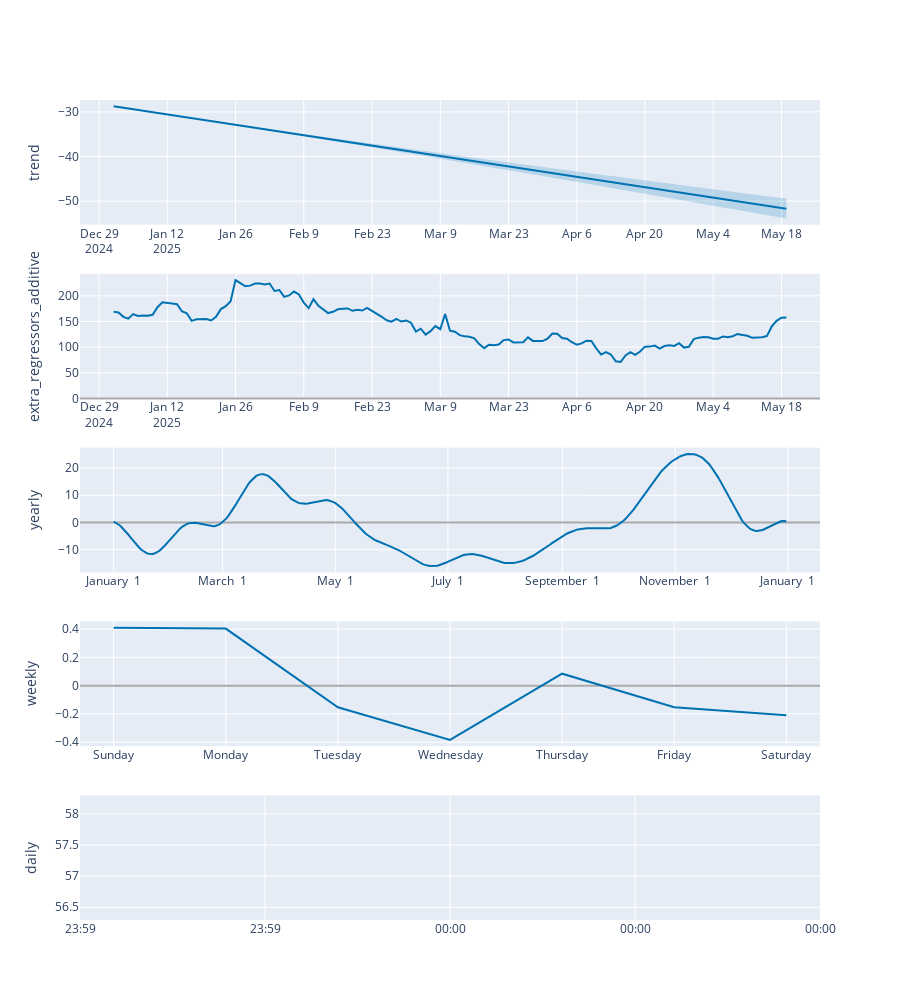

Write notebook code for a chart like this one.
### Code cell
# Python
from prophet.plot import plot_plotly, plot_components_plotly

plot_plotly(m, forecast)
plot_components_plotly(m, forecast)

### Figure 1 — Plotly figure (JSON) as saved in the notebook; plotly's stock layout.template omitted (floating-point values rounded to 4 significant figures; data arrays with more than 128 entries replaced by an {"elided": "..."} marker saying what was removed)
{"data": [{"line": {"color": "#0072B2", "width": 2}, "mode": "lines", "name": "trend", "type": "scatter", "x": {"elided": "139 str values"}, "xaxis": "x", "y": {"elided": "139 float values"}, "yaxis": "y"}, {"line": {"color": "rgba(0, 114, 178, 0.2)", "width": 0}, "mode": "lines", "name": "trend_upper", "type": "scatter", "x": {"elided": "139 str values"}, "xaxis": "x", "y": {"elided": "139 float values"}, "yaxis": "y"}, {"fill": "tonexty", "fillcolor": "rgba(0, 114, 178, 0.2)", "line": {"color": "rgba(0, 114, 178, 0.2)", "width": 0}, "mode": "lines", "name": "trend_lower", "type": "scatter", "x": {"elided": "139 str values"}, "xaxis": "x", "y": {"elided": "139 float values"}, "yaxis": "y"}, {"line": {"color": "#0072B2", "width": 2}, "mode": "lines", "name": "extra_regressors_additive", "type": "scatter", "x": {"elided": "139 str values"}, "xaxis": "x2", "y": {"elided": "139 float values"}, "yaxis": "y2"}, {"line": {"color": "#0072B2", "width": 2}, "mode": "lines", "name": "yearly", "type": "scatter", "x": {"elided": "365 str values"}, "xaxis": "x3", "y": {"elided": "365 float values"}, "yaxis": "y3"}, {"line": {"color": "#0072B2", "width": 2}, "mode": "lines", "name": "weekly", "type": "scatter", "x": ["2017-01-01T00:00:00.000000000", "2017-01-02T00:00:00.000000000", "2017-01-03T00:00:00.000000000", "2017-01-04T00:00:00.000000000", "2017-01-05T00:00:00.000000000", "2017-01-06T00:00:00.000000000", "2017-01-07T00:00:00.000000000"], "xaxis": "x4", "y": [0.4098, 0.4041, -0.153, -0.3839, 0.08478, -0.1525, -0.2092], "yaxis": "y4"}, {"line": {"color": "#0072B2", "width": 2}, "mode": "lines", "name": "daily", "type": "scatter", "x": ["2017-01-01T00:00:00.000000000"], "xaxis": "x5", "y": [57.3], "yaxis": "y5"}], "layout": {"height": 1000, "showlegend": false, "width": 900, "xaxis": {"anchor": "y", "domain": [0, 1], "range": ["2024-12-25T02:24:00", "2025-05-25T21:36:00"], "type": "date"}, "xaxis2": {"anchor": "y2", "domain": [0, 1], "range": ["2024-12-25T02:24:00", "2025-05-25T21:36:00"], "type": "date"}, "xaxis3": {"anchor": "y3", "domain": [0, 1], "range": ["2016-12-13T18:54:02.958904115", "2018-01-18T11:04:57.863013581"], "tickformat": "%B %e", "type": "date"}, "xaxis4": {"anchor": "y4", "domain": [0, 1], "range": ["2016-12-31T16:48:00", "2017-01-07T07:12:00"], "tickformat": "%A", "type": "date"}, "xaxis5": {"anchor": "y5", "domain": [0, 1], "range": ["2017-01-01T00:00:00", "2017-01-01T00:00:00"], "tickformat": "%H:%M", "type": "date"}, "yaxis": {"anchor": "x", "domain": [0.848, 1], "rangemode": "normal", "title": {"text": "trend"}, "zerolinecolor": "#AAA"}, "yaxis2": {"anchor": "x2", "domain": [0.636, 0.788], "rangemode": "tozero", "title": {"text": "extra_regressors_additive"}, "zerolinecolor": "#AAA"}, "yaxis3": {"anchor": "x3", "domain": [0.424, 0.576], "title": {"text": "yearly"}, "zerolinecolor": "#AAA"}, "yaxis4": {"anchor": "x4", "domain": [0.212, 0.364], "title": {"text": "weekly"}, "zerolinecolor": "#AAA"}, "yaxis5": {"anchor": "x5", "domain": [0, 0.152], "title": {"text": "daily"}, "zerolinecolor": "#AAA"}}}
